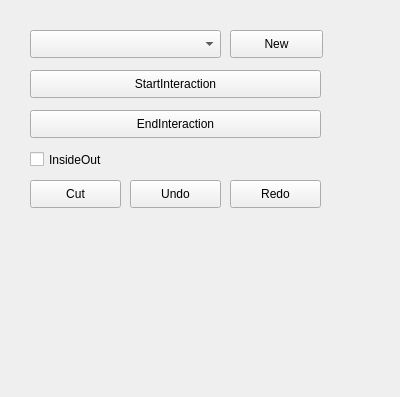
<?xml version="1.0" encoding="UTF-8"?>
<ui version="4.0">
 <class>WxSphereCropperControls</class>
 <widget class="QWidget" name="WxSphereCropperControls">
  <property name="geometry">
   <rect>
    <x>0</x>
    <y>0</y>
    <width>400</width>
    <height>397</height>
   </rect>
  </property>
  <property name="minimumSize">
   <size>
    <width>0</width>
    <height>0</height>
   </size>
  </property>
  <property name="windowTitle">
   <string>QmitkTemplate</string>
  </property>
  <widget class="QPushButton" name="buttonEnd">
   <property name="geometry">
    <rect>
     <x>30</x>
     <y>110</y>
     <width>291</width>
     <height>28</height>
    </rect>
   </property>
   <property name="sizePolicy">
    <sizepolicy hsizetype="Expanding" vsizetype="Fixed">
     <horstretch>0</horstretch>
     <verstretch>0</verstretch>
    </sizepolicy>
   </property>
   <property name="text">
    <string>EndInteraction</string>
   </property>
  </widget>
  <widget class="QmitkDataStorageComboBox" name="boundingShapeSelector">
   <property name="geometry">
    <rect>
     <x>30</x>
     <y>30</y>
     <width>191</width>
     <height>28</height>
    </rect>
   </property>
   <property name="sizePolicy">
    <sizepolicy hsizetype="Expanding" vsizetype="Fixed">
     <horstretch>0</horstretch>
     <verstretch>0</verstretch>
    </sizepolicy>
   </property>
   <property name="maximumSize">
    <size>
     <width>16777215</width>
     <height>16777215</height>
    </size>
   </property>
  </widget>
  <widget class="QPushButton" name="buttonCreateNewBoundingBox">
   <property name="geometry">
    <rect>
     <x>230</x>
     <y>30</y>
     <width>93</width>
     <height>28</height>
    </rect>
   </property>
   <property name="sizePolicy">
    <sizepolicy hsizetype="Expanding" vsizetype="Fixed">
     <horstretch>0</horstretch>
     <verstretch>0</verstretch>
    </sizepolicy>
   </property>
   <property name="text">
    <string>New</string>
   </property>
  </widget>
  <widget class="QPushButton" name="buttonStart">
   <property name="geometry">
    <rect>
     <x>30</x>
     <y>70</y>
     <width>291</width>
     <height>28</height>
    </rect>
   </property>
   <property name="sizePolicy">
    <sizepolicy hsizetype="Expanding" vsizetype="Maximum">
     <horstretch>0</horstretch>
     <verstretch>0</verstretch>
    </sizepolicy>
   </property>
   <property name="toolTip">
    <string>Do Cropping</string>
   </property>
   <property name="text">
    <string>StartInteraction</string>
   </property>
  </widget>
  <widget class="QPushButton" name="buttonCut">
   <property name="geometry">
    <rect>
     <x>30</x>
     <y>180</y>
     <width>91</width>
     <height>28</height>
    </rect>
   </property>
   <property name="sizePolicy">
    <sizepolicy hsizetype="Expanding" vsizetype="Maximum">
     <horstretch>0</horstretch>
     <verstretch>0</verstretch>
    </sizepolicy>
   </property>
   <property name="toolTip">
    <string>Do Cropping</string>
   </property>
   <property name="text">
    <string>Cut</string>
   </property>
  </widget>
  <widget class="QCheckBox" name="checkBoxInsideOut">
   <property name="geometry">
    <rect>
     <x>30</x>
     <y>150</y>
     <width>131</width>
     <height>19</height>
    </rect>
   </property>
   <property name="text">
    <string>InsideOut</string>
   </property>
  </widget>
  <widget class="QPushButton" name="buttonUndo">
   <property name="geometry">
    <rect>
     <x>130</x>
     <y>180</y>
     <width>91</width>
     <height>28</height>
    </rect>
   </property>
   <property name="sizePolicy">
    <sizepolicy hsizetype="Expanding" vsizetype="Maximum">
     <horstretch>0</horstretch>
     <verstretch>0</verstretch>
    </sizepolicy>
   </property>
   <property name="toolTip">
    <string>Do Cropping</string>
   </property>
   <property name="text">
    <string>Undo</string>
   </property>
  </widget>
  <widget class="QPushButton" name="buttonRedo">
   <property name="geometry">
    <rect>
     <x>230</x>
     <y>180</y>
     <width>91</width>
     <height>28</height>
    </rect>
   </property>
   <property name="sizePolicy">
    <sizepolicy hsizetype="Expanding" vsizetype="Maximum">
     <horstretch>0</horstretch>
     <verstretch>0</verstretch>
    </sizepolicy>
   </property>
   <property name="toolTip">
    <string>Do Cropping</string>
   </property>
   <property name="text">
    <string>Redo</string>
   </property>
  </widget>
 </widget>
 <layoutdefault spacing="6" margin="11"/>
 <customwidgets>
  <customwidget>
   <class>QmitkDataStorageComboBox</class>
   <extends>QComboBox</extends>
   <header location="global">QmitkDataStorageComboBox.h</header>
  </customwidget>
 </customwidgets>
 <resources/>
 <connections/>
</ui>
